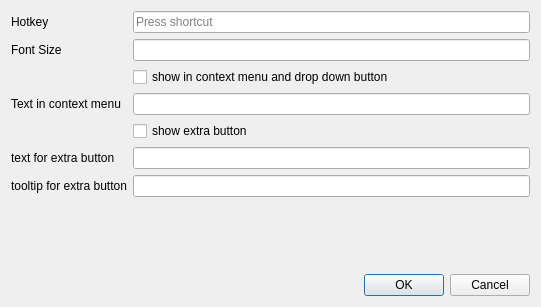
<?xml version="1.0" encoding="UTF-8"?>
<ui version="4.0">
 <class>Dialog</class>
 <widget class="QDialog" name="Dialog">
  <property name="geometry">
   <rect>
    <x>0</x>
    <y>0</y>
    <width>541</width>
    <height>307</height>
   </rect>
  </property>
  <property name="windowTitle">
   <string>Dialog</string>
  </property>
  <layout class="QGridLayout" name="gridLayout">
   <item row="0" column="0">
    <layout class="QFormLayout" name="formLayout">
     <item row="0" column="0">
      <widget class="QLabel" name="label">
       <property name="text">
        <string>Hotkey</string>
       </property>
      </widget>
     </item>
     <item row="1" column="0">
      <widget class="QLabel" name="label_2">
       <property name="text">
        <string>Font Size</string>
       </property>
      </widget>
     </item>
     <item row="2" column="0">
      <widget class="QLabel" name="label_3">
       <property name="text">
        <string/>
       </property>
      </widget>
     </item>
     <item row="2" column="1">
      <widget class="QCheckBox" name="cb_contextmenu_show">
       <property name="text">
        <string>show in context menu and drop down button</string>
       </property>
      </widget>
     </item>
     <item row="3" column="0">
      <widget class="QLabel" name="label_4">
       <property name="text">
        <string>Text in context menu</string>
       </property>
      </widget>
     </item>
     <item row="3" column="1">
      <widget class="QLineEdit" name="le_contextmenu_text"/>
     </item>
     <item row="4" column="0">
      <widget class="QLabel" name="label_5">
       <property name="text">
        <string/>
       </property>
      </widget>
     </item>
     <item row="4" column="1">
      <widget class="QCheckBox" name="cb_extrabutton_show">
       <property name="text">
        <string>show extra button</string>
       </property>
      </widget>
     </item>
     <item row="5" column="0">
      <widget class="QLabel" name="label_6">
       <property name="text">
        <string>text for extra button</string>
       </property>
      </widget>
     </item>
     <item row="5" column="1">
      <widget class="QLineEdit" name="le_extrabutton_text"/>
     </item>
     <item row="6" column="0">
      <widget class="QLabel" name="label_7">
       <property name="text">
        <string>tooltip for extra button</string>
       </property>
      </widget>
     </item>
     <item row="6" column="1">
      <widget class="QLineEdit" name="le_tooltip_text"/>
     </item>
     <item row="1" column="1">
      <widget class="QLineEdit" name="le_fontsize"/>
     </item>
     <item row="0" column="1">
      <widget class="QKeySequenceEdit" name="hotkey"/>
     </item>
    </layout>
   </item>
   <item row="1" column="0">
    <widget class="QDialogButtonBox" name="buttonBox">
     <property name="orientation">
      <enum>Qt::Horizontal</enum>
     </property>
     <property name="standardButtons">
      <set>QDialogButtonBox::Cancel|QDialogButtonBox::Ok</set>
     </property>
    </widget>
   </item>
  </layout>
 </widget>
 <resources/>
 <connections>
  <connection>
   <sender>buttonBox</sender>
   <signal>accepted()</signal>
   <receiver>Dialog</receiver>
   <slot>accept()</slot>
   <hints>
    <hint type="sourcelabel">
     <x>248</x>
     <y>254</y>
    </hint>
    <hint type="destinationlabel">
     <x>157</x>
     <y>274</y>
    </hint>
   </hints>
  </connection>
  <connection>
   <sender>buttonBox</sender>
   <signal>rejected()</signal>
   <receiver>Dialog</receiver>
   <slot>reject()</slot>
   <hints>
    <hint type="sourcelabel">
     <x>316</x>
     <y>260</y>
    </hint>
    <hint type="destinationlabel">
     <x>286</x>
     <y>274</y>
    </hint>
   </hints>
  </connection>
 </connections>
</ui>
